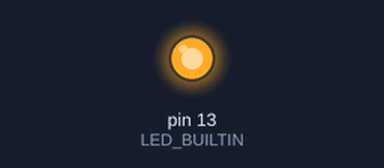
A sketch run on a simulated Arduino Uno, built with avr-gcc and run on an emulated ATmega328P. Parts: output pins drawn as LEDs (lit = HIGH).

Above: at 0.5 s.
At 48.5 s:
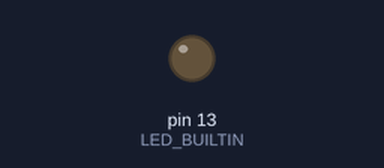
Timing chart, 0 to 66.3 s (numbered marks = the images above):
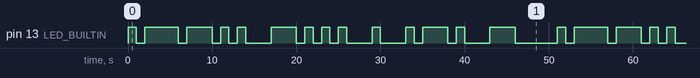

Measured:
- by itself, pin 13 (LED_BUILTIN): moves between LOW and HIGH, repeating every 51.0 s
- by itself, everything shown: repeats every 51.0 s, in 28 steps

The sketch:

Morse_code_task.ino
```cpp
//This program first sets the output. It is designed to flash my name in Morse code in the built-in LED of the Arduino.
//The Morse code for each letter is represented by a sequence of dots (short flashes) and dashes (long flashes).


int dotDuration = 1000;

void setup() {
  // put your setup code here, to run once:
pinMode(LED_BUILTIN, OUTPUT);
}

void loop() {
  // A
digitalWrite(LED_BUILTIN, HIGH);
delay(dotDuration);
digitalWrite(LED_BUILTIN, LOW);
delay(dotDuration);
digitalWrite(LED_BUILTIN, HIGH);
delay(dotDuration*3);

  // L
digitalWrite(LED_BUILTIN, HIGH);
delay(dotDuration);
digitalWrite(LED_BUILTIN, LOW);
delay(dotDuration);
digitalWrite(LED_BUILTIN, HIGH);
delay(dotDuration*3);
digitalWrite(LED_BUILTIN, LOW);
delay(dotDuration);
digitalWrite(LED_BUILTIN, HIGH);
delay(dotDuration);
digitalWrite(LED_BUILTIN, LOW);
delay(dotDuration);
digitalWrite(LED_BUILTIN, HIGH);
delay(dotDuration);
digitalWrite(LED_BUILTIN, LOW);
delay(dotDuration*3);

  // B
digitalWrite(LED_BUILTIN, HIGH);
delay(dotDuration*3);
digitalWrite(LED_BUILTIN, LOW);
delay(dotDuration);
digitalWrite(LED_BUILTIN, HIGH);
delay(dotDuration);
digitalWrite(LED_BUILTIN, LOW);
delay(dotDuration);
digitalWrite(LED_BUILTIN, HIGH);
delay(dotDuration);
digitalWrite(LED_BUILTIN, LOW);
delay(dotDuration);
digitalWrite(LED_BUILTIN,HIGH);
delay(dotDuration);
digitalWrite(LED_BUILTIN, LOW);
delay(dotDuration*3);

  // E
digitalWrite(LED_BUILTIN, HIGH);
delay(dotDuration);
digitalWrite(LED_BUILTIN, LOW);
delay(dotDuration*3);

  // R
digitalWrite(LED_BUILTIN, HIGH);
delay(dotDuration);
digitalWrite(LED_BUILTIN, LOW);
delay(dotDuration);
digitalWrite(LED_BUILTIN, HIGH);
delay(dotDuration*3);
digitalWrite(LED_BUILTIN, LOW);
delay(dotDuration);
digitalWrite(LED_BUILTIN, HIGH);
delay(dotDuration);
digitalWrite(LED_BUILTIN, LOW);
delay(dotDuration*3);

  // T
digitalWrite(LED_BUILTIN, HIGH);
delay(dotDuration*3);
digitalWrite(LED_BUILTIN, LOW);
delay(dotDuration*5);


}
```
